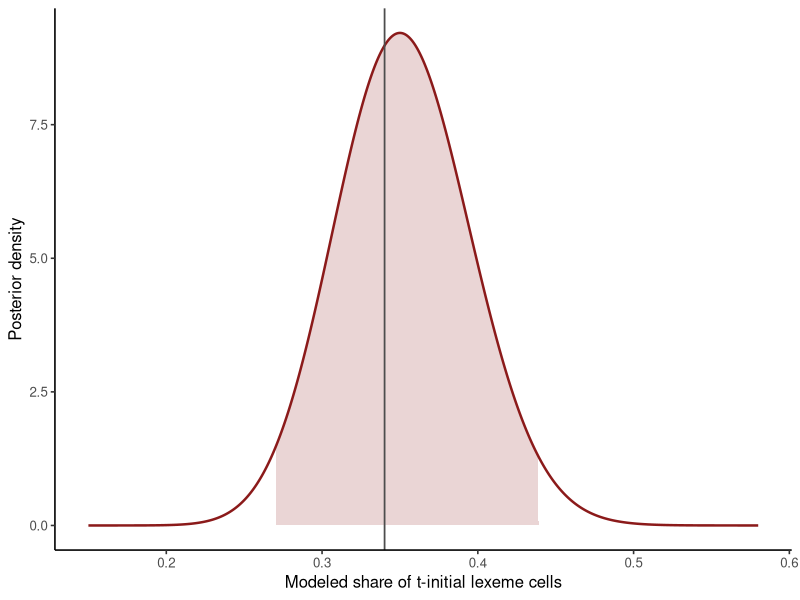

Source code (R):
## ---- chunk 1
#| label: load-unimorph-posterior-summaries
library(ggplot2)

population <- read.csv(
  "data/unimorph-turkish/verb-past-population.csv",
  stringsAsFactors = FALSE
)
sample_120 <- read.csv(
  "data/unimorph-turkish/verb-past-sample-120.csv",
  stringsAsFactors = FALSE
)

N <- nrow(population)
K <- sum(population$t_initial)
n <- nrow(sample_120)
k <- sum(sample_120$t_initial)
resource_share <- K / N
unit_count <- 1L
alpha_post <- unit_count + k
beta_post <- unit_count + n - k

posterior_mean <- alpha_post / (alpha_post + beta_post)
posterior_variance <- alpha_post * beta_post /
  ((alpha_post + beta_post)^2 * (alpha_post + beta_post + 1))
interval_probs <- seq(.025, .975, length.out = 3L)
posterior_quantiles <- qbeta(interval_probs, alpha_post, beta_post)
probability_above_resource <- 1 - pbeta(
  resource_share, alpha_post, beta_post
)

stopifnot(N == 588L, K == 200L, n == 120L, k == 42L)
data.frame(
  mean = posterior_mean,
  variance = posterior_variance,
  q025 = posterior_quantiles[1],
  median = posterior_quantiles[2],
  q975 = posterior_quantiles[3],
  probability_above_known_resource_share = probability_above_resource
)
## ---- chunk 2
#| label: plot-unimorph-posterior-summary
#| fig-cap: "Exchangeable Bernoulli superpopulation posterior density. The shaded region is the central 95% interval; the vertical line is the known share in the complete UniMorph table."
plot_grid <- data.frame(theta = seq(0.15, 0.58, length.out = 1000L))
plot_grid$density <- dbeta(plot_grid$theta, alpha_post, beta_post)
plot_grid$inside <- with(
  plot_grid,
  theta >= posterior_quantiles[1] & theta <= posterior_quantiles[3]
)

plot_opacity <- 0.18
ggplot(plot_grid, aes(theta, density)) +
  geom_area(data = subset(plot_grid, inside), fill = "#8B1A1A", alpha = plot_opacity) +
  geom_line(color = "#8B1A1A", linewidth = 0.85) +
  geom_vline(xintercept = resource_share, color = "grey30", linewidth = 0.6) +
  labs(x = "Modeled share of t-initial lexeme cells", y = "Posterior density") +
  theme_classic(base_size = 12)
## ---- chunk 3
#| label: transform-unimorph-posterior
expected_odds <- alpha_post / (beta_post - 1)
odds_at_expected_probability <- posterior_mean / (1 - posterior_mean)
odds_interval <- posterior_quantiles[c(1, 3)] /
  (1 - posterior_quantiles[c(1, 3)])

data.frame(
  expected_odds = expected_odds,
  odds_at_posterior_mean = odds_at_expected_probability,
  odds_q025 = odds_interval[1],
  odds_q975 = odds_interval[2]
)
